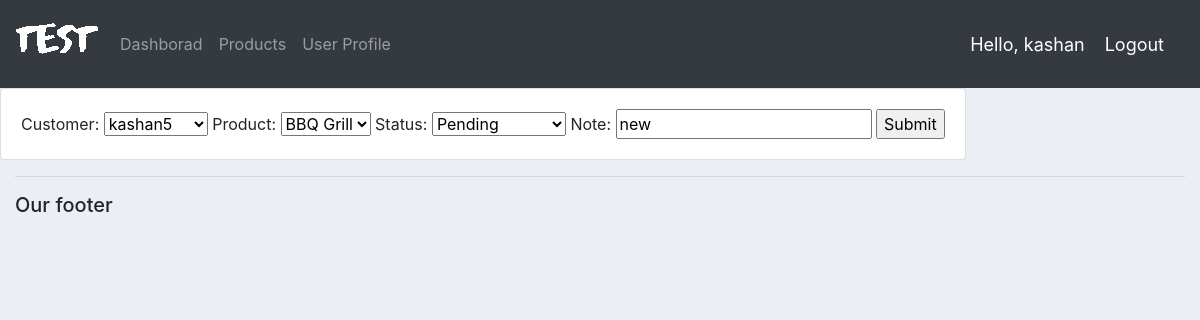
Screenshot of /update_order/28/ (signed in) with the database file from the repository.
### test2/models.py (models this page shows, shortened)
class Order(models.Model):
    STATUS = (
        ('Pending', 'Pending'),
        ('Out of delivery', 'Out of delivery'),
        ('Delivered', 'Delivered'),
    )
    customer = models.ForeignKey(Customer, null=True, on_delete=models.SET_NULL)
    product = models.ForeignKey(Product, null=True, on_delete=models.SET_NULL)
    date_created = models.DateTimeField(auto_now_add=True, null=True)
    status = models.CharField(max_length=200, null=True, choices=STATUS)
    note = models.CharField(max_length=1000, null=True)

### test2/decorators.py (the view)
        def wrapper_func(request, *args, **kwargs):
            group = None
            if request.user.groups.exists():
                group = request.user.groups.all()[0].name
            if group in allowed_roles:
                return view_func(request, *args, **kwargs)
            else:
                return HttpResponse("You are not authorized to view this page")

### test2/forms.py
class OrderForm(ModelForm):
    class Meta:
        model = Order
        fields = '__all__'

### test2/models.py (called while the page is built)
    def __str__(self):
        return self.name

    def __str__(self):
        return self.name

### test2/views.py (called while the page is built, shortened)
@login_required(login_url='login')
@allowed_users(allowed_roles=['admin'])
def updateOrder(request, pk):
    order = Order.objects.get(id=pk)
    form = OrderForm(instance=order)
    context = {'form': form}
    return render(request, 'test2/order_form.html', context)

### test2/templates/test2/order_form.html (shortened to what this page needs)
{% extends 'test2/main.html' %}
{% load static %}
{% block content %}
<div class="row">
    <div class="col=md-6">
        <div class="card card-body">
            <form action="" method="POST">
                <span>Customer: </span>{{form.customer}}
                <span>Product: </span>{{ form.product }}
                <span>Status: </span>{{ form.status }}
                <span>Note: </span>{{ form.note }}
                <input type="submit" name="Submit">
            </form>
        </div>
    </div>
</div>
{% endblock %}

### test2/templates/test2/navbar.html (shortened to what this page needs)
{%load static%}
<nav class="navbar navbar-expand-lg navbar-dark bg-dark">
    <img src="{%static 'images/logo.png' %}">
    <div class="collapse navbar-collapse" id="navbarNav">
    <ul class="navbar-nav">
        <li class="nav-item">
        <a class="nav-link" href="{% url 'home' %}">Dashborad</a>
        </li>
        <li class="nav-item">
        <a class="nav-link" href="{% url 'products' %}">Products</a>
        </li>
        <li class="nav-item">
            <a class="nav-link" href="{% url 'account' %}">User Profile</a>
        </li>
    </ul>
    </div>
    <span class="hello-msg">Hello, {{request.user}}</span>
    <span><a class="hello-msg" href="{% url 'logout' %}">Logout</a></span>
</nav>

### static/css/main.css (style rules this page uses)
body { background-color: #ebeff5; }
.nav-link { position: relative; display: inline-block; }

### test2/templates/test2/navbar.html (style rules this page uses)
.hello-msg { font-size: 18px; color: #fff; margin-right: 20px; }

### rows the page displays
Order: customer "kashan5", product "BBQ Grill", status "Pending", note "new"

### other values shown
{{ request.user }} "kashan"
